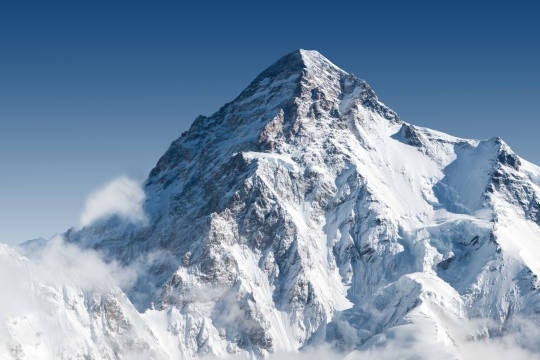
#> input picture computer vision/basic stuff/mountain.png, 540 x 360 px
$ python A01.py
#> lines starting #> are read from the running program, lines starting #| are printed output that depends on the picture
# Python program to illustrate
# arithmetic operation of
# bitwise AND of two images

# organizing imports
import cv2
import numpy as np
import matplotlib.pyplot as plt

# path to input images are specified and
# images are loaded with imread command
img = cv2.imread('mountain.png')
#> img is the input picture: shape (360, 540, 3); mean B, G, R 169.8, 144.5, 121.1
imga = cv2.imread('beach.png')
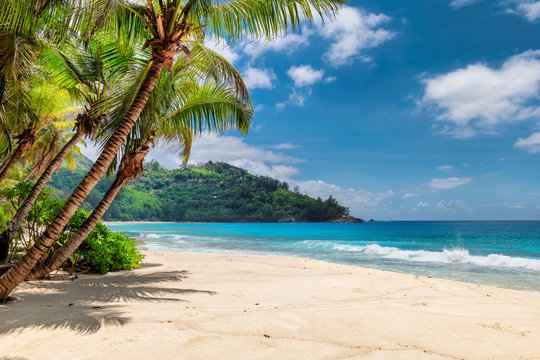
#> input picture computer vision/basic stuff/beach.png, 540 x 360 px
#> imga is the input picture: shape (360, 540, 3); mean B, G, R 142.3, 148.8, 127.9
img1 = cv2.cvtColor(img, cv2.COLOR_BGR2RGB)
img2 = cv2.cvtColor(imga, cv2.COLOR_BGR2RGB)

# cv2.bitwise_and is applied over the
# image inputs with applied parameters
#dest_and = cv2.bitwise_and(img2, img1, mask = None)
img2[50:100,50:500] =img1[50:100,50:500]
img2[50:300,210:300] =img1[50:300,210:300]
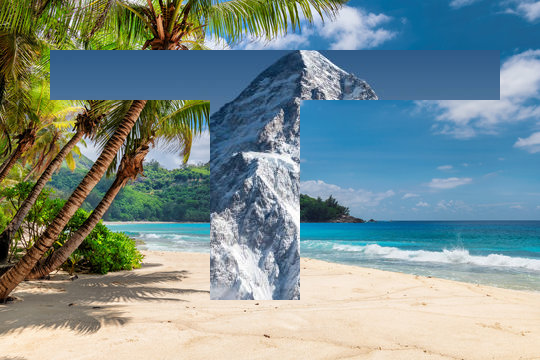
#> img2: shape (360, 540, 3); mean R, G, B 124.9, 144.2, 143.6
# the window showing output image
# with the Bitwise AND operation
# on the input images
plt.imshow(img2)
plt.show()
